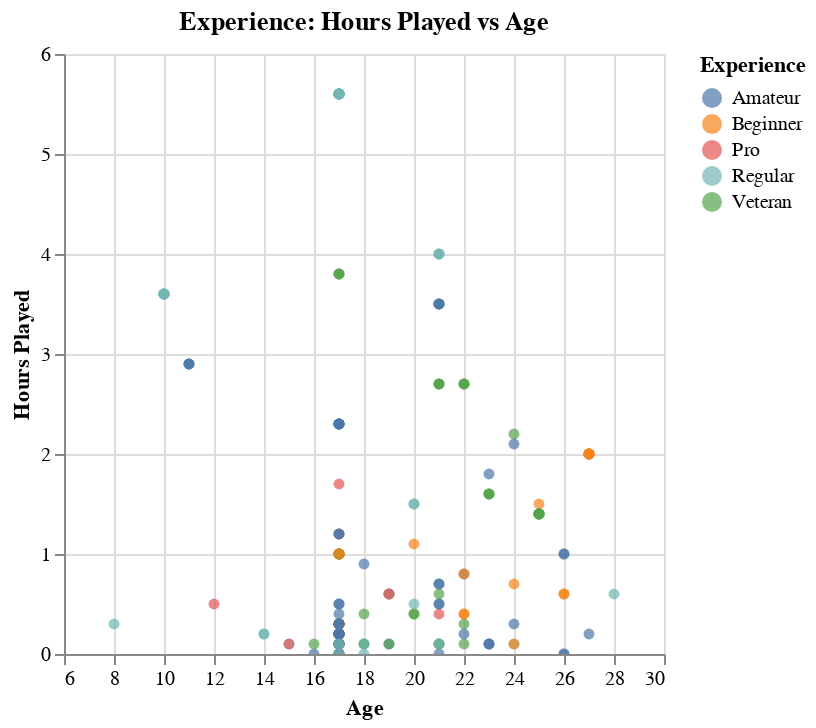

Notebook code for this chart:
### Code cell
import altair as alt

age_vs_hours_plot=alt.Chart(players_session_tgt,title='Experience: Hours Played vs Age').mark_circle(clip=True).encode(
    x=alt.X('age').title('Age').scale(domain=['6','30'],zero=False),
    y=alt.Y('played_hours').title('Hours Played').scale(domain=['0','6'],zero=False),
    color=alt.Color('experience').title('Experience')
)
age_vs_hours_plot

### Figure 1 — Vega specification as saved in the notebook (floating-point values rounded to 4 significant figures; data arrays with more than 128 entries replaced by an {"elided": "..."} marker saying what was removed)
{"$schema": "https://vega.github.io/schema/vega/v5.json", "data": [{"name": "source_0", "values": {"elided": "1535 records"}}, {"name": "source_0_color_domain_experience", "values": [{"experience": "Regular"}, {"experience": "Amateur"}, {"experience": "Beginner"}, {"experience": "Veteran"}, {"experience": "Pro"}]}], "marks": [{"type": "symbol", "name": "marks", "from": {"data": "source_0"}, "encode": {"update": {"opacity": {"value": 0.7}, "x": {"field": "age", "scale": "x"}, "y": {"field": "played_hours", "scale": "y"}, "shape": {"value": "circle"}, "fill": {"field": "experience", "scale": "color"}}}, "style": ["circle"], "clip": true}], "scales": [{"name": "x", "type": "linear", "domain": ["6", "30"], "range": [0, {"signal": "width"}], "zero": false}, {"name": "y", "type": "linear", "domain": ["0", "6"], "range": [{"signal": "height"}, 0], "zero": false}, {"name": "color", "type": "ordinal", "domain": {"data": "source_0_color_domain_experience", "field": "experience", "sort": true}, "range": "category"}], "axes": [{"scale": "x", "aria": false, "tickCount": {"signal": "ceil(width/40)"}, "grid": true, "orient": "bottom", "domain": false, "labels": false, "gridScale": "y", "maxExtent": 0, "zindex": 0, "minExtent": 0, "ticks": false}, {"scale": "y", "tickCount": {"signal": "ceil(height/40)"}, "minExtent": 0, "zindex": 0, "labels": false, "gridScale": "x", "ticks": false, "maxExtent": 0, "domain": false, "aria": false, "grid": true, "orient": "left"}, {"scale": "x", "grid": false, "labelFlush": true, "labelOverlap": true, "orient": "bottom", "title": "Age", "zindex": 0, "tickCount": {"signal": "ceil(width/40)"}}, {"scale": "y", "grid": false, "orient": "left", "title": "Hours Played", "zindex": 0, "tickCount": {"signal": "ceil(height/40)"}, "labelOverlap": true}], "title": {"text": "Experience: Hours Played vs Age", "frame": "group"}, "height": 300, "style": "cell", "width": 300, "background": "white", "legends": [{"title": "Experience", "fill": "color", "symbolType": "circle", "encode": {"symbols": {"update": {"opacity": {"value": 0.7}}}}}], "padding": 5}
